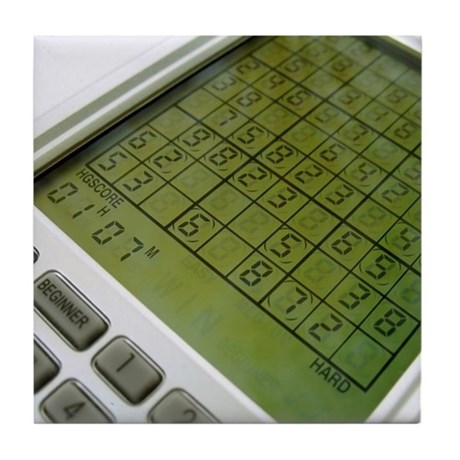
#> input picture examples/opencv-qing-song-ru-men/chapter06/computer.jpg, 460 x 460 px
$ python 6.11-adaptiveThreshold.py
#> lines starting #> are read from the running program, lines starting #| are printed output that depends on the picture; after the words box and inside, x2 and y2 are one past the last pixel; in counts of white or black regions, pixels touching at a corner belong together
# -*- coding: utf-8 -*-
import cv2 as cv

img = cv.imread('computer.jpg')
#> img is the input picture: shape (460, 460, 3); mean B, G, R 130.4, 159.3, 153.1
img_gray = cv.cvtColor(img, cv.COLOR_BGR2GRAY)
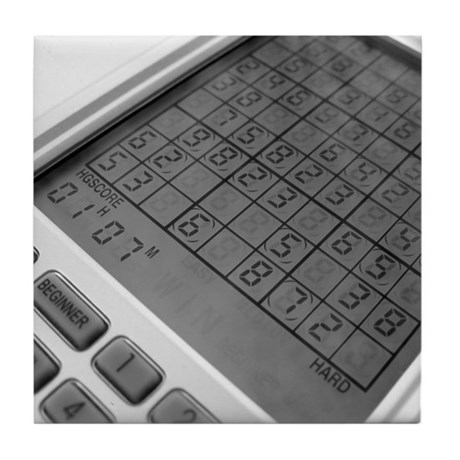
#> img_gray: shape (460, 460); min 0, max 255, mean 154.2
_, img_thresh = cv.threshold(img_gray, 127, 255, cv.THRESH_BINARY)
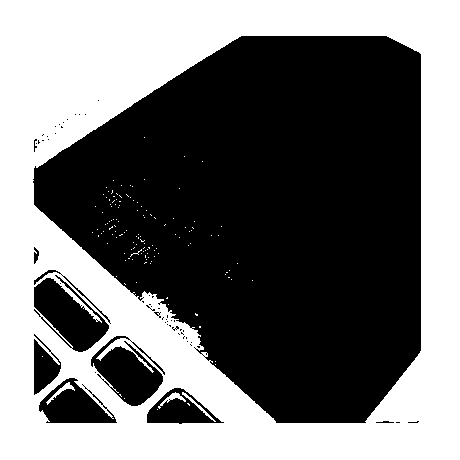
#> img_thresh: shape (460, 460); 45% white; 132 white regions (128 under 20 px), largest, box (x1, y1, x2, y2) and area: (0, 0, 460, 460) 94686, (46, 382, 75, 405) 126, (158, 392, 186, 409) 117, (182, 392, 216, 422) 108
img_mean = cv.adaptiveThreshold(img_gray, 255, cv.ADAPTIVE_THRESH_MEAN_C, cv.THRESH_BINARY, 3, 5)
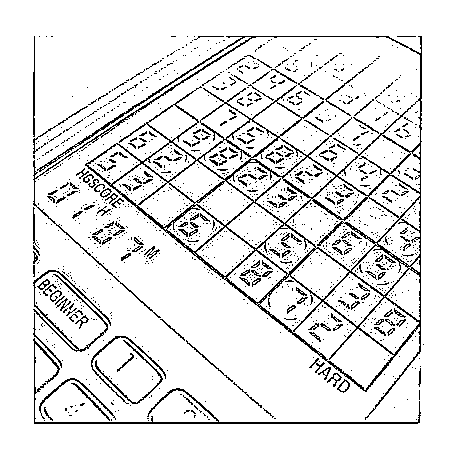
#> img_mean: shape (460, 460); 90.1% white; black in thin lines or dots, all inside (x1, y1, x2, y2) = (33, 36, 424, 424)
img_gaussian = cv.adaptiveThreshold(img_gray, 255, cv.ADAPTIVE_THRESH_GAUSSIAN_C, cv.THRESH_BINARY, 3, 5)
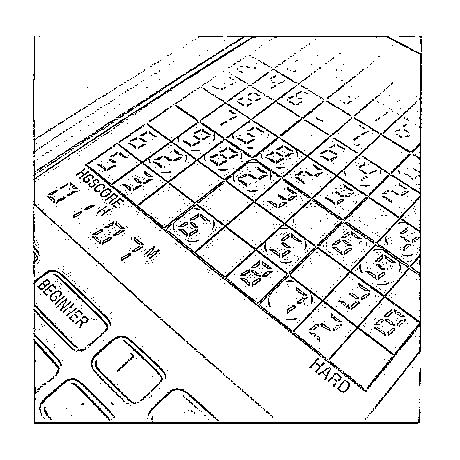
#> img_gaussian: shape (460, 460); 91.7% white; black in thin lines or dots, all inside (x1, y1, x2, y2) = (33, 36, 422, 424)

cv.imshow('img', img)
cv.imshow('gray', img_gray)
cv.imshow('thresh', img_thresh)
cv.imshow('mean', img_mean)
cv.imshow('gaussian', img_gaussian)

cv.waitKey()
cv.destroyAllWindows()

# 运行结果 https://is.gd/bgBlss

$ run again, with examples/opencv-qing-song-ru-men/chapter06/o.jpg copied over examples/opencv-qing-song-ru-men/chapter06/computer.jpg
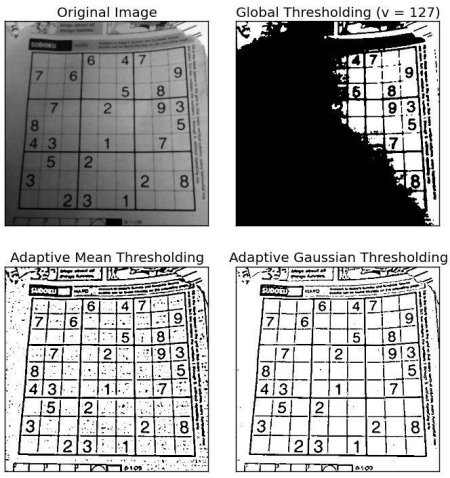
#> input picture examples/opencv-qing-song-ru-men/chapter06/o.jpg, 450 x 478 px
#> img is the input picture: shape (478, 450, 3); min 0, max 255, mean 165.1
#> `_, img_thresh = cv.threshold(img_gray, 127, 255, cv.THRESH_BINARY)`:
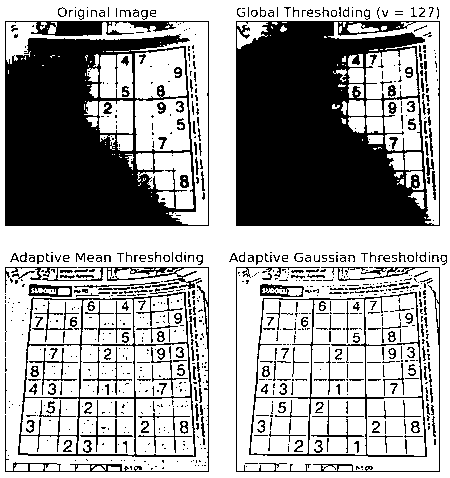
#> img_thresh: shape (478, 450); 64.4% white; 852 black regions (618 under 20 px), largest, box (x1, y1, x2, y2) and area: (236, 21, 440, 226) 30164, (5, 21, 209, 226) 25021, (18, 292, 196, 457) 2862
#> img_mean: shape (478, 450); 81.9% white; black in thin lines or dots
#> `img_gaussian = cv.adaptiveThreshold(img_gray, 255, cv.ADAPTIVE_THRESH_..`:
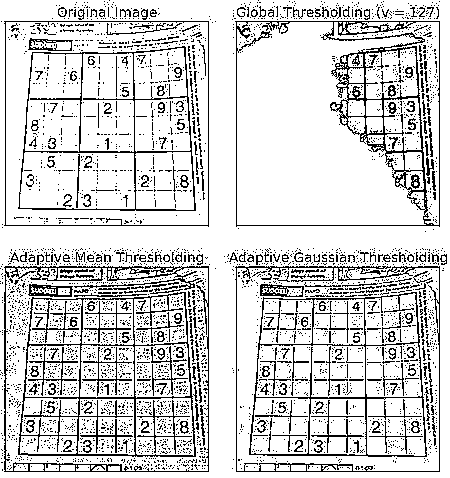
#> img_gaussian: shape (478, 450); 82.8% white; black in thin lines or dots

$ run again, with examples/opencv-qing-song-ru-men/chapter06/airfield2.bmp saved as examples/opencv-qing-song-ru-men/chapter06/computer.jpg
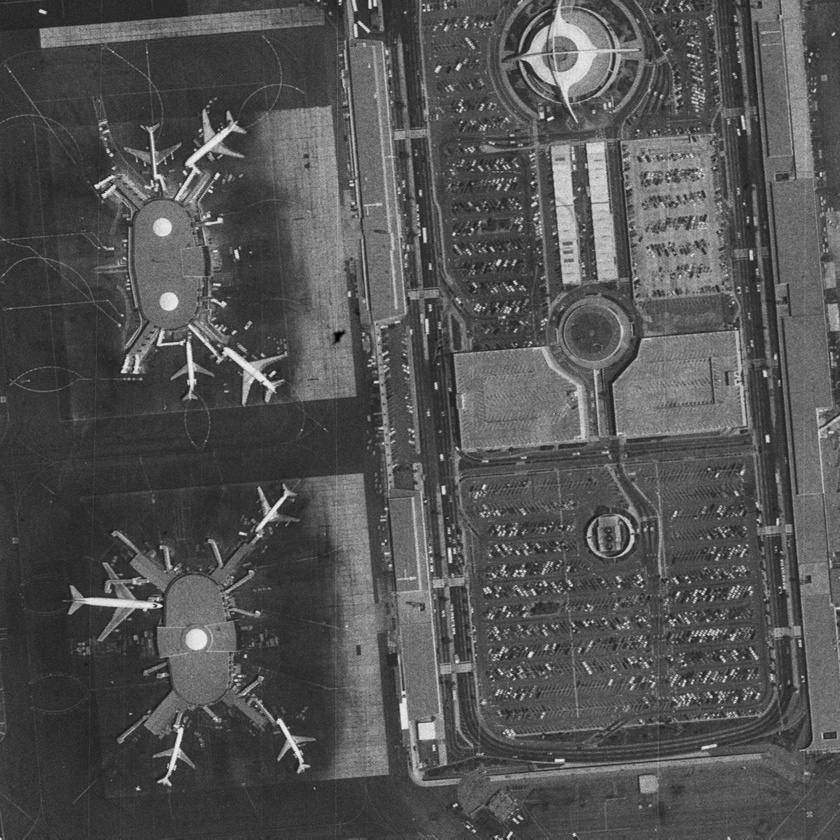
#> input picture examples/opencv-qing-song-ru-men/chapter06/airfield2.bmp, 840 x 840 px, shrunk from 1024 x 1024 before the run
#> img is the input picture: shape (840, 840, 3); min 0, max 241, mean 83
#> `_, img_thresh = cv.threshold(img_gray, 127, 255, cv.THRESH_BINARY)`:
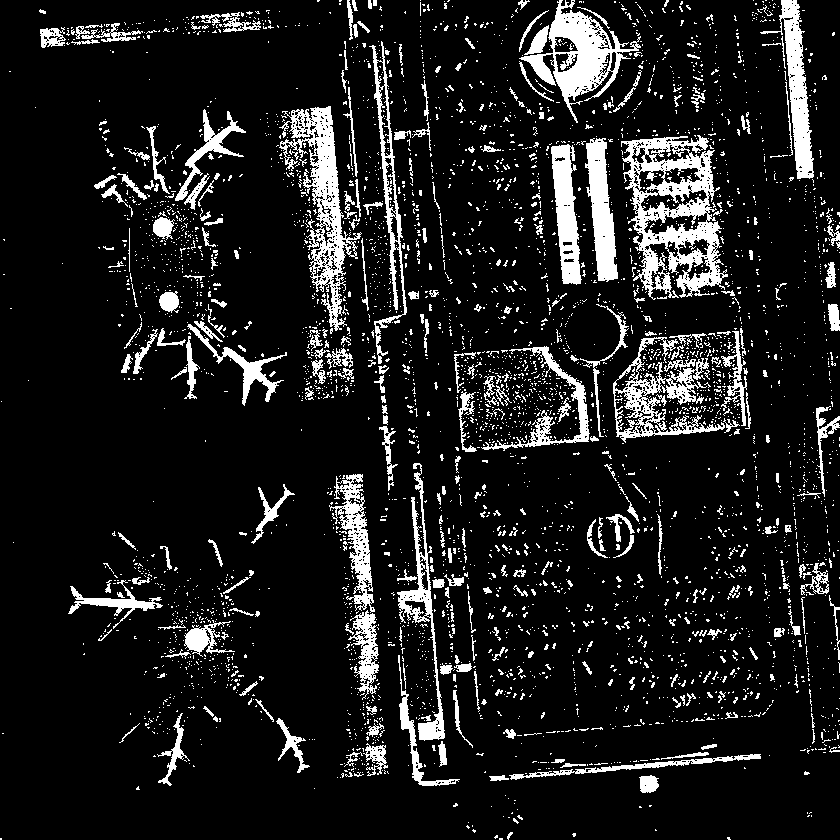
#> img_thresh: shape (840, 840); 11.6% white; 4293 white regions (3959 under 20 px), largest, box (x1, y1, x2, y2) and area: (621, 135, 728, 300) 7809, (279, 106, 362, 331) 5275, (519, 0, 641, 123) 4584
#> img_mean: shape (840, 840); 75.7% white; black in thin lines or dots
#> `img_gaussian = cv.adaptiveThreshold(img_gray, 255, cv.ADAPTIVE_THRESH_..`:
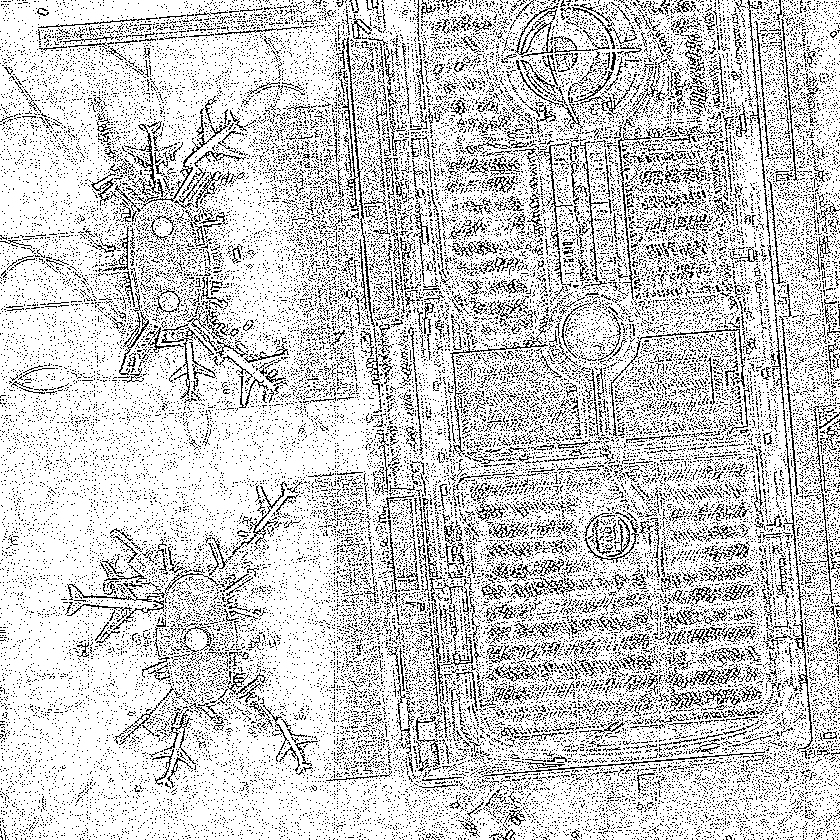
#> img_gaussian: shape (840, 840); 80.2% white; black in thin lines or dots
